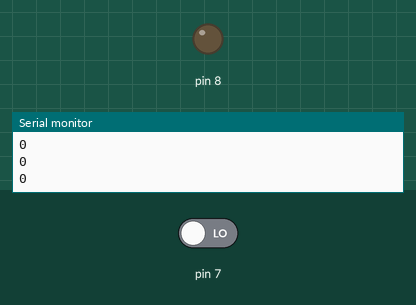
Simulated run of this sketch. Board: Arduino Uno, built with avr-gcc and run on an emulated ATmega328P. On the bench: output pins drawn as LEDs (lit = HIGH), the last lines printed to the serial monitor. Inputs (shaded band) come from the test bench; at power-on: pin 7 LOW.

Above: at 1.2 s.
1.3 s: pin 7 driven HIGH
At 1.6 s:
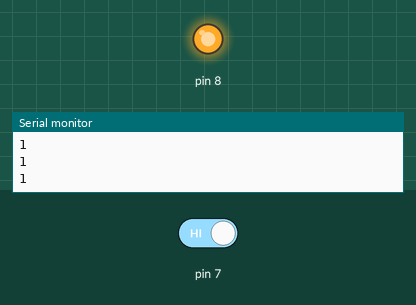
2.8 s: pin 7 driven LOW
At 4.2 s:
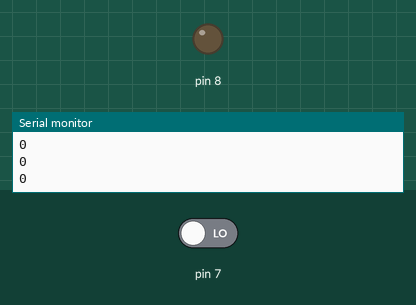
Timing chart, 0 to 5.8 s (numbered marks = the images above; inputs shaded):
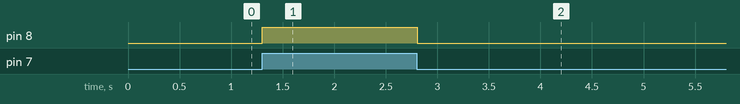

Measured:
- after the input at 1.3 s, pin 8: LOW → HIGH at once
- after the input at 2.8 s, pin 8: HIGH → LOW at once

The sketch:

sensor_banheiro.ino
```cpp
void setup()
{
  pinMode(7, INPUT);
  Serial.begin(9600);

  pinMode(8, OUTPUT);
}

void loop()
{
  Serial.println(digitalRead(7));
  if (digitalRead(7) == 1) {
    digitalWrite(8, HIGH);
  } else {
    digitalWrite(8, LOW);
  }
  delay(10); // Delay a little bit to improve simulation performance
}
```
